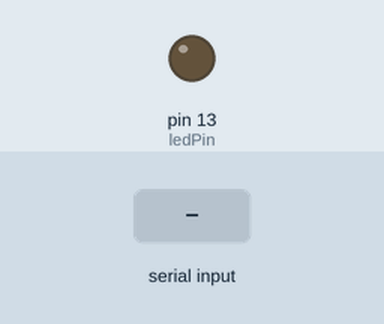
A sketch run on a simulated Arduino Uno, built with avr-gcc and run on an emulated ATmega328P. Parts: output pins drawn as LEDs (lit = HIGH). Inputs (shaded band) come from the test bench. What the sketch prints to the serial monitor is not drawn.

Above: at 1.2 s.
1.3 s: "90,45\n" received over Serial
At 2.6 s:
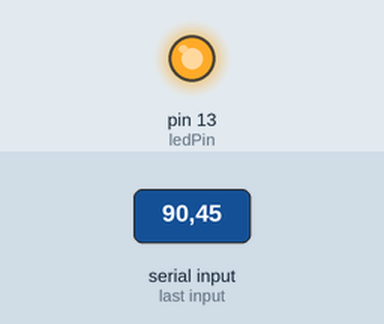
Timing chart, 0 to 4.3 s (numbered marks = the images above; inputs shaded):
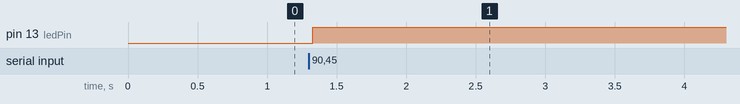

Measured:
- after the input at 1.3 s, pin 13 (ledPin): LOW → HIGH at once

The sketch:

Ex_2_3_1.ino
```cpp
/*

  예제 2.3의 응용문제 1번
  컴퓨터로부터 시리얼 통신을 통하여 데이터 수신하기의 응용문제 코드입니다

*/
const int ledPin = 13;        //제어할 핀 번호
int blinkNumber = -1;          //핀 점멸 회수제어 변수

void setup()
{
  Serial.begin(9600);
  pinMode(ledPin,OUTPUT);     //13번 핀에 대해 output으로 설정
}

void loop()
{
  if(Serial.available())
  {
    char val = Serial.read(); //시리얼 모니터로부터 값 읽기 blocking 되지 않음
    if(isDigit(val))          //0~9의 숫자이면 True 반환, isDigit()함수
    {
      blinkNumber=(val-'0');  //ASCII 0~9를 DEC 0~9로 변환하기 위해 ASCII기준 문자 0값 뺄셈
      Serial.print("입력값으로 ");
      Serial.print(blinkNumber);
      Serial.println("이 들어옴");
    }
  }

  if (blinkNumber != 0)       //입력값이 0이 아닐 때
  {
    for(int i = 0; i < blinkNumber; i++)
    {
      Serial.print("ledPin 13번 점멸 ");
      Serial.print(int(i));
      Serial.print("번째 반복 중, 딜레이 : ");
      Serial.println(blinkNumber * 1000);
      digitalWrite(ledPin, HIGH); //led on
      delay(blinkNumber*1000);
      digitalWrite(ledPin,LOW);   //led off
      delay(blinkNumber*1000);
    }
  }
  else
  {
      Serial.println("ledPin 13번 점멸, 딜레이 500");
      digitalWrite(ledPin, HIGH);
      delay(500);
      digitalWrite(ledPin,LOW);
      delay(500);
  }
  blinkNumber = -1;           //초기화
}
```
